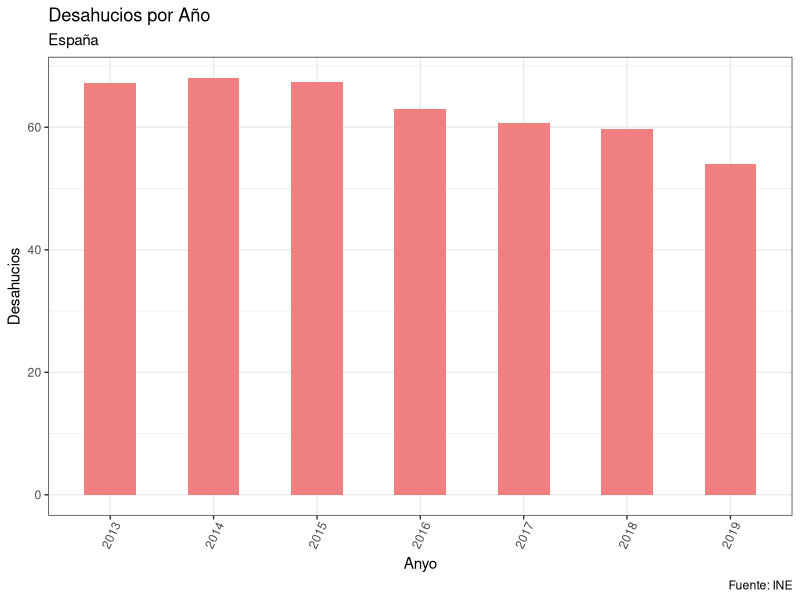
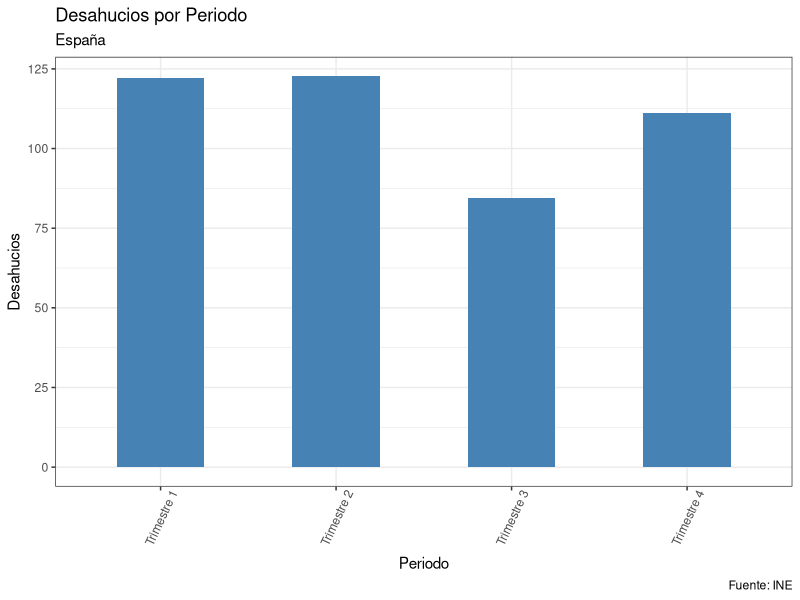
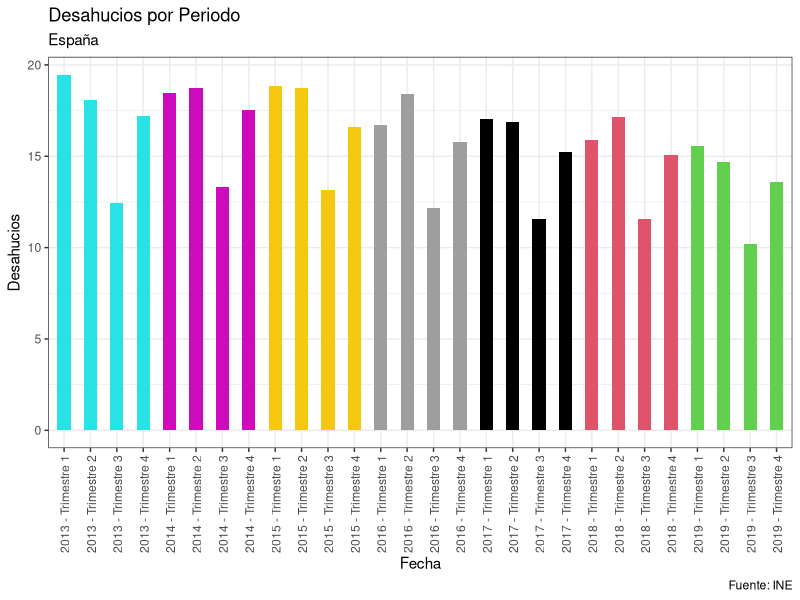
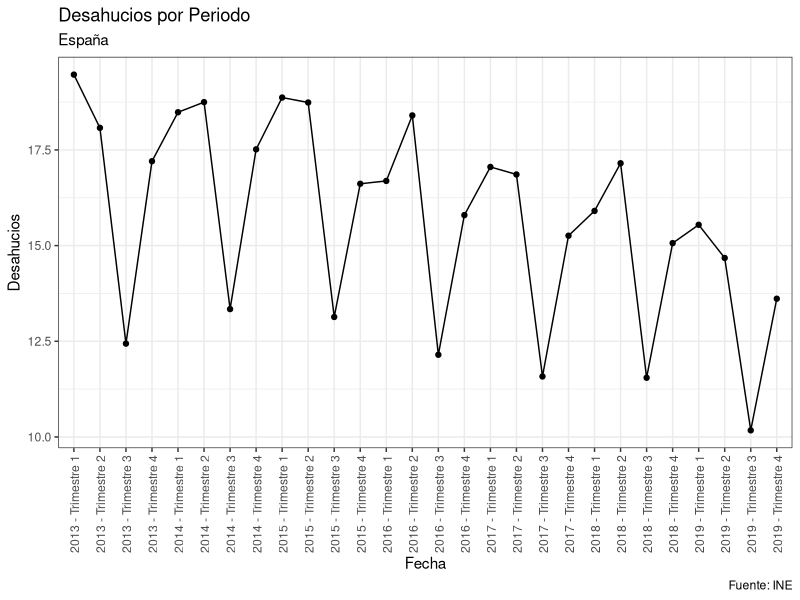
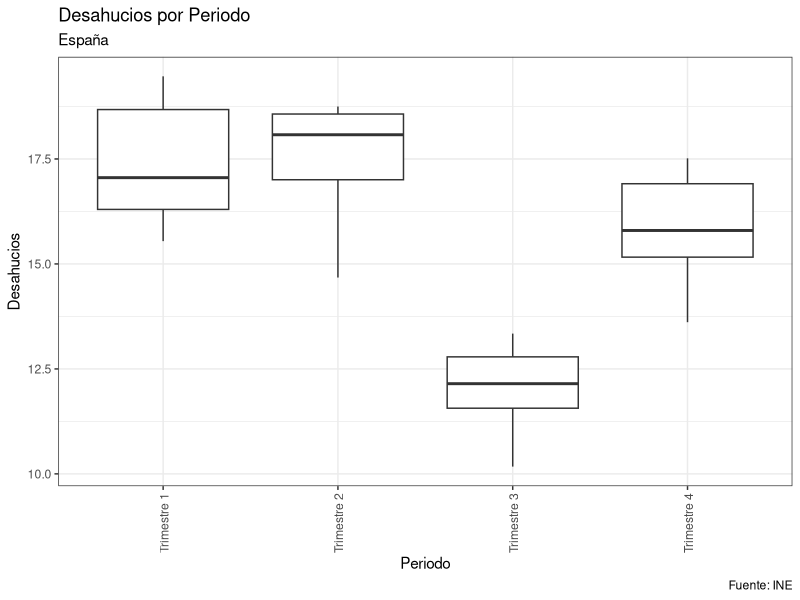
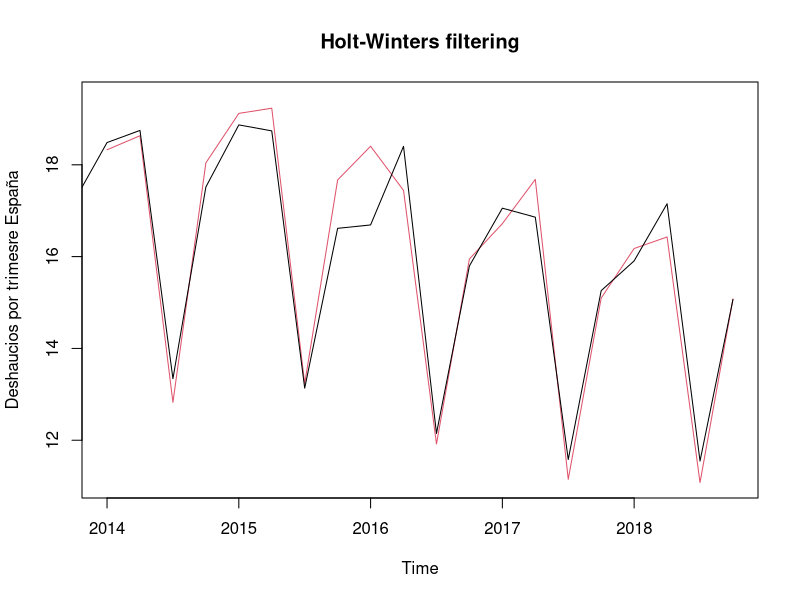
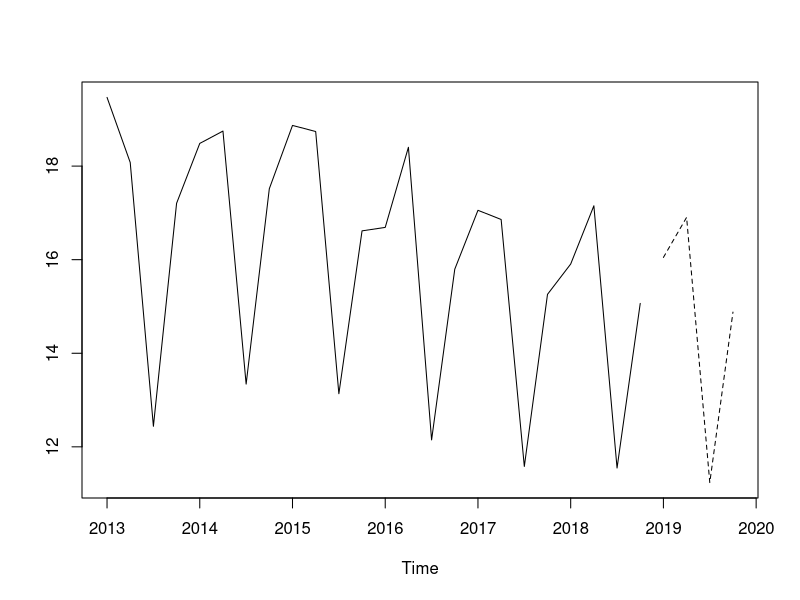
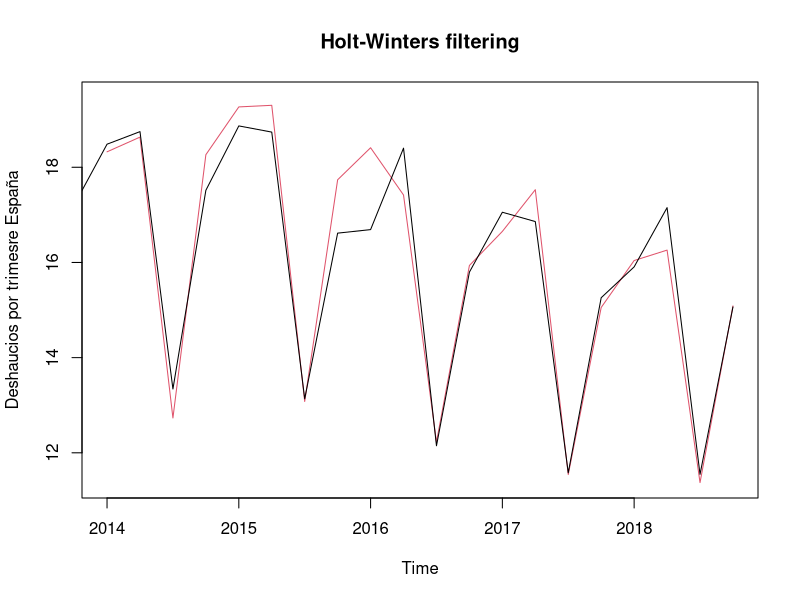

The R source for these figures, in order:
## ---- chunk 1
knitr::opts_chunk$set(echo = TRUE)
## ---- chunk 2
#LECTURA DEL FICHERO:
library(readr)
DBDesahucios <- read_delim("Datos.csv", ";", escape_double = FALSE, 
    trim_ws = TRUE)

#SELECCIONAMOS LOS DATOS
DBDesahucios <- DBDesahucios[1:28,]
#Vamos a eliminar el 1er trimestre de 2020 ya que al no estar todos los trimestres, no nos interesa
names (DBDesahucios) = c("Anyo", "Periodo", "Desahucios","Fecha")
head(DBDesahucios)
## ---- chunk 3
#Vamos a realizar una estadistica descriptiva de los datos:
attach(DBDesahucios)
max(Desahucios)
min(Desahucios)

library(ggplot2)
theme_set(theme_bw())

# Draw plot
g1 <- ggplot(DBDesahucios, aes(x=Anyo, y=Desahucios)) + 
  geom_bar(stat="identity", width=.5, fill="lightcoral") + 
  labs(title="Desahucios por Año", 
       subtitle="España", 
       caption="Fuente: INE") + 
  theme(axis.text.x = element_text(angle=65, vjust=0.6))
g1

# Draw plot
g2 <- ggplot(DBDesahucios, aes(x=Periodo, y=Desahucios)) + 
  geom_bar(stat="identity", width=.5, fill="steelblue") + 
  labs(title="Desahucios por Periodo", 
       subtitle="España", 
       caption="Fuente: INE") + 
  theme(axis.text.x = element_text(angle=65, vjust=0.6))
g2
## ---- chunk 4
g3 <- ggplot(DBDesahucios, aes(x=Fecha, y=Desahucios)) +
  geom_bar(stat="identity", width=.5, fill=Anyo) + 
  labs(title="Desahucios por Periodo", 
       subtitle="España", 
       caption="Fuente: INE") + 
  theme(axis.text.x = element_text(angle=90, vjust=0.6))
g3

## ---- chunk 5
library(ggplot2)
ggplot(data = DBDesahucios, aes(x=Fecha, y=Desahucios, group = 1)) + geom_line() +
         geom_point() + 
  labs(title="Desahucios por Periodo", 
       subtitle="España", 
       caption="Fuente: INE") + 
  theme(axis.text.x = element_text(angle=90, vjust=0.6))
## ---- chunk 6

ggplot(data = DBDesahucios) + geom_boxplot(aes(x=Periodo, y=Desahucios)) + 
  labs(title="Desahucios por Periodo", 
       subtitle="España", 
       caption="Fuente: INE") + 
  theme(axis.text.x = element_text(angle=90, vjust=0.6))
## ---- chunk 7

attach(DBDesahucios)

Desahucios_ts <- ts(Desahucios,start=c(2013,1),end=c(2019,4),frequency=4) 
insample <- window(Desahucios_ts,start=c(2013,1),end=c(2018,4))  
      # ajuste desde (2013,1) hasta 2018,4
outsample <- window(Desahucios_ts,start=c(2019,1),end=c(2019,4)) 
      # utilizamos 2019 para valorar predicción

#Aditiva: 

fitDesahucios_aditivo <- HoltWinters(insample,seasonal="additive")
fitDesahucios_aditivo$coefficients
## ---- chunk 8
#Parámetros del modelo
fitDesahucios_aditivo$alpha

fitDesahucios_aditivo$beta

fitDesahucios_aditivo$gamma
## ---- chunk 9
fitval_aditivo <- fitted(fitDesahucios_aditivo)
fitval_aditivo
## ---- chunk 10
plot(fitDesahucios_aditivo,ylab="Deshaucios por trimesre España")
## ---- chunk 11
# Valoramos la bondad del ajuste
insamplecut <- window(insample,start=c(2014,1),end=c(2018,4))
rmse <- sqrt(mean((insamplecut-fitval_aditivo[,1])^2))
rmse

sqrt(fitDesahucios_aditivo$SSE/length(fitval_aditivo[,1]))

mape <- 100*mean(abs(insamplecut-fitval_aditivo[,1])/insamplecut)
mape

## ---- chunk 12
# Predicción para el año 2019
pred <- predict(fitDesahucios_aditivo,4)
outsample;pred

ts.plot(insample,pred,lty=1:2)
## ---- chunk 13
# Valoramos la capacidad predictiva del método

rmse_pred <- sqrt(mean((outsample-pred)^2))
rmse_pred

mape_pred <- 100*mean(abs(outsample-pred)/outsample)
mape_pred

#Estos valores nos seran de gran utilidad a la hora de comparar modelos y ver cuál es mejor.
## ---- chunk 14
attach(DBDesahucios)

Desahucios_ts <- ts(Desahucios,start=c(2013,1),end=c(2019,4),frequency=4) 
insample <- window(Desahucios_ts,start=c(2013,1),end=c(2018,4))  
      # ajuste desde (2013,1) hasta 2018,4
outsample <- window(Desahucios_ts,start=c(2019,1),end=c(2019,4)) 
      # utilizamos 2019 para valorar predicción

#multiplicativo: 

fitDesahucios_multiplicativo <- HoltWinters(insample,seasonal="multiplicative")
fitDesahucios_multiplicativo$coefficients

fitDesahucios_multiplicativo$alpha

fitDesahucios_multiplicativo$beta

fitDesahucios_multiplicativo$gamma

fitval_multiplicativo <- fitted(fitDesahucios_multiplicativo)
fitval_multiplicativo


plot(fitDesahucios_multiplicativo,ylab="Deshaucios por trimesre España")

# Valoramos la bondad del ajuste
insamplecut <- window(insample,start=c(2014,1),end=c(2018,4))
rmse <- sqrt(mean((insamplecut-fitval_multiplicativo[,1])^2))
rmse

sqrt(fitDesahucios_multiplicativo$SSE/length(fitval_multiplicativo[,1]))

mape <- 100*mean(abs(insamplecut-fitval_multiplicativo[,1])/insamplecut)
mape

# Predicción para el año 2019
pred <- predict(fitDesahucios_multiplicativo,4)
outsample;pred

ts.plot(insample,pred,lty=1:2)

# Valoramos la capacidad predictiva del método

rmse_pred <- sqrt(mean((outsample-pred)^2))
rmse_pred

mape_pred <- 100*mean(abs(outsample-pred)/outsample)
mape_pred
## ---- chunk 15
library(forecast)
checkresiduals(fitDesahucios_multiplicativo)
#Vemos que los residuos estan dentro de nuestro modelo, no hay picos en la gràfica que nos generen puntas en el histograma (colas más pesadas). Por lo que el modelo esta bastante bien.
## ---- chunk 16
Desahucios_ts <- ts(Desahucios,start=c(2013,1),end=c(2019,4),frequency=4) 
insample <- window(Desahucios_ts,start=c(2013,1),end=c(2018,4))  
      # ajuste desde (2013,1) hasta 2018,4
outsample <- window(Desahucios_ts,start=c(2019,1),end=c(2019,4)) 
      # utilizamos 2019 para valorar predicción

dbdes <- diff(insample) # Serie diferenciada una vez
plot(dbdes,type="l")
## ---- chunk 17
ddcDes <- diff(dbdes,12) # Diferencia estacional
plot(ddcDes,type="l")
## ---- chunk 18
acf(dbdes,lag.max=50)
pacf(dbdes,lag.max=50)
## ---- chunk 19
des_sarima <- auto.arima(insample)
des_sarima
accuracy(des_sarima)
checkresiduals(des_sarima,plot=TRUE)
## ---- chunk 20
pred <- forecast(des_sarima,h=5)$mean
pred
plot(forecast(des_sarima,h=5))
## ---- chunk 21
rmse_pred <- sqrt(mean((outsample-pred)^2))
rmse_pred

mape_pred <- 100*mean(abs(outsample-pred)/outsample)
mape_pred
## ---- chunk 22
attach(DBDesahucios)
library(forcats)
Desahucios_ts <- ts(Desahucios,start=c(2013,1),end=c(2019,4),frequency=4) 
insample <- window(Desahucios_ts,start=c(2013,1),end=c(2018,4))  
      # ajuste desde (2013,1) hasta 2018,4
outsample <- window(Desahucios_ts,start=c(2019,1),end=c(2019,4)) 
      # utilizamos 2019 para valorar predicción

fit.nar <- nnetar(insample)
fit.nar

accuracy(fit.nar)

fitval <- fitted.values(fit.nar)

plot(WWWusage,xlab="Minuto",ylab="Usuarios conectados")
lines(fitval, col="blue")
abline(v=95)

pred <- forecast(fit.nar,h=5)  # Predicción puntual para h = 5
plot(pred)
#Vemos que las predicciones son casi perfectas.
#Veamos los errores:
rmse_pred <- sqrt(mean((outsample - pred$mean)^2))
rmse_pred

pred <- forecast(fit.nar, PI = TRUE, h=8)  # Predicción puntual e intervalos de predicción
plot(pred)


## ---- chunk 23
accuracy(fit.nar)
checkresiduals(fit.nar,plot=TRUE) #Vemos que los residuos estan bastante bien ajustados.
